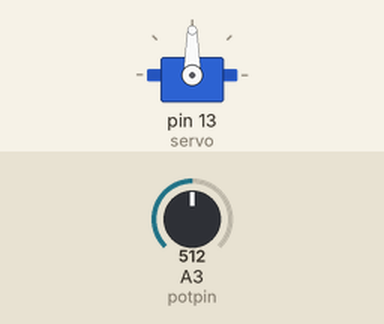
A sketch run on a simulated Arduino Uno, built with avr-gcc and run on an emulated ATmega328P. On the bench: servo. The inputs (shaded band) are chosen by the test bench; at power-on: A3 (potpin) = 512.

Above: at 1.2 s.
1.3 s: A3 (potpin) set to 716
At 2.5 s:
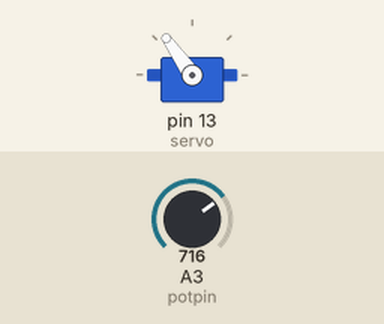
2.8 s: A3 (potpin) set to 900
At 3.5 s:
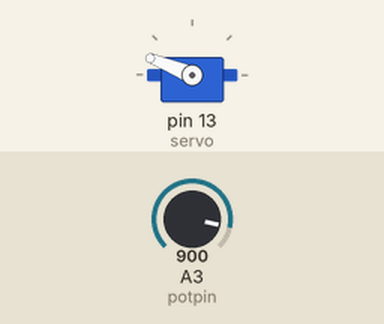
4.3 s: A3 (potpin) set to 1023
At 4.9 s:
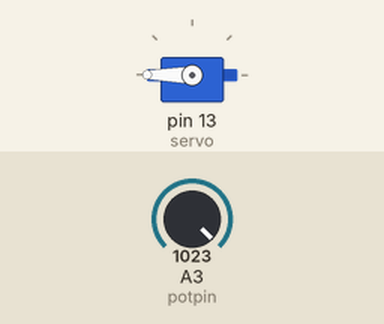
5.8 s: A3 (potpin) set to 306
At 7.0 s:
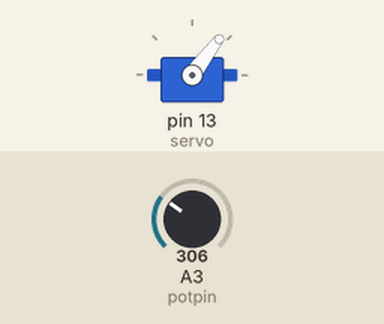
7.3 s: A3 (potpin) set to 122
At 8.4 s:
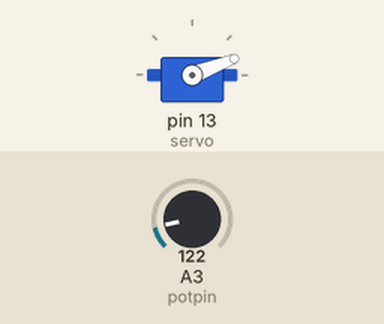
Timing chart, 0 to 9.8 s (numbered marks = the images above; inputs shaded):
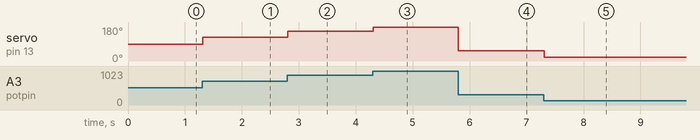

The sketch:

potentiometer_with_a_servo.ino
```cpp
#include <Servo.h>

int potpin = A3;
int potval = 0;

int servoval = 0;

Servo servo;


void setup()
{
  pinMode(potpin, INPUT);
  servo.attach(13);
  Serial.begin(9600);
}

// Main program
void loop()
{
/*  potval = analogRead(potpin);
  Serial.println(potval);
  servoval = potval;
servo.write(servoval);
*/
    servoval = analogRead(potpin);
  servoval = map(servoval, 0, 1023, 0, 180);
  servo.write(servoval);
  delay(15);
}
```

Measured:
- after the input at 1.3 s, servo on pin 13 (servo): 90° → 125° at once
- after the input at 2.8 s, servo on pin 13 (servo): 125° → 158° at once
- after the input at 4.3 s, servo on pin 13 (servo): 158° → 180° at once
- after the input at 5.8 s, servo on pin 13 (servo): 180° → 53° at once
- after the input at 7.3 s, servo on pin 13 (servo): 53° → 21° at once
